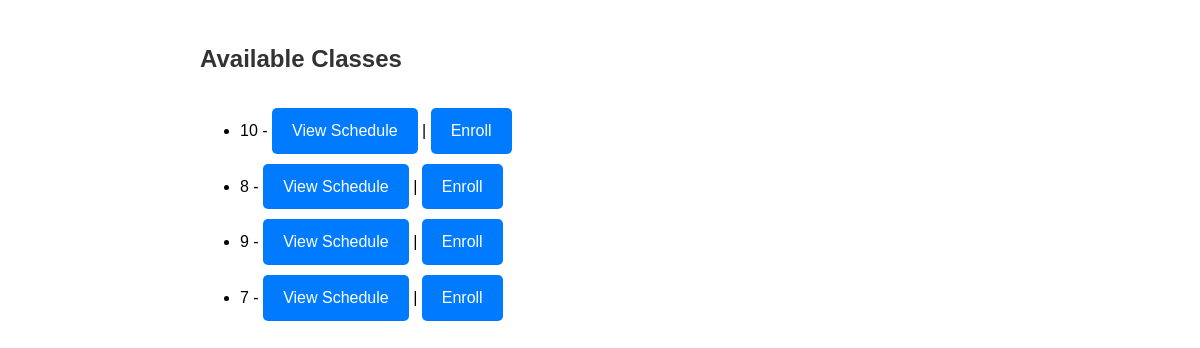
Screenshot of /class/view/ with the database file from the repository.
### classes/models.py (models this page shows, shortened)
class Class(models.Model):
    class_name = models.CharField(max_length=100)
    description = models.TextField()
    start_time = models.TimeField()
    end_time = models.TimeField()
    capacity = models.PositiveIntegerField()

### classes/views.py (the view)
# urls.py: path('view/', views.view_classes, name='view_classes'),
def view_classes(request):
    classes = Class.objects.all()
    return render(request, 'frontend/view_classes.html', {'classes': classes})

### classes/templates/frontend/view_classes.html (shortened to what this page needs)
<!DOCTYPE html>
<html lang="en">
<head>
    <link rel="stylesheet" href="/static/css/styles.css">
</head>
<body>
<h2>Available Classes</h2>
<ul>
    {% for class in classes %}
        <li>{{ class.class_name }} - <a href="{% url 'classes:view_class_schedule' class.id %}">View Schedule</a> |
        <a href="{% url 'classes:enroll_in_class' class.id %}">Enroll</a></li>
    {% endfor %}
</ul>
</body>
</html>

### students/static/css/styles.css (style rules this page uses)
body { font-family: Arial, sans-serif; line-height: 1.6; margin: 0 auto; max-width: 800px; padding: 20px; }
h1, h2 { color: #333; }
a { display: inline-block; margin-top: 10px; text-decoration: none; color: white; background: #007BFF; padding: 10px 20px; border-radius: 5px; }

### rows the page displays
Class: class_name "10"
Class: class_name "8"
Class: class_name "9"
Class: class_name "7"
